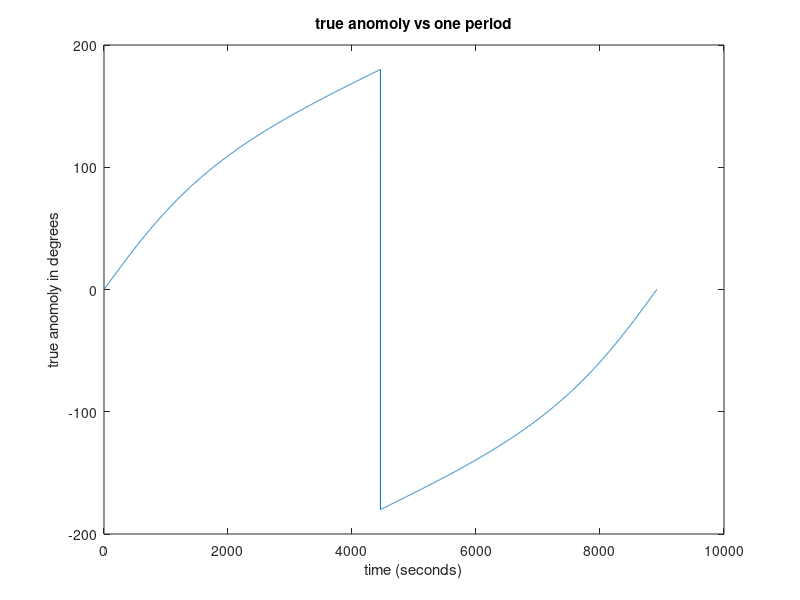
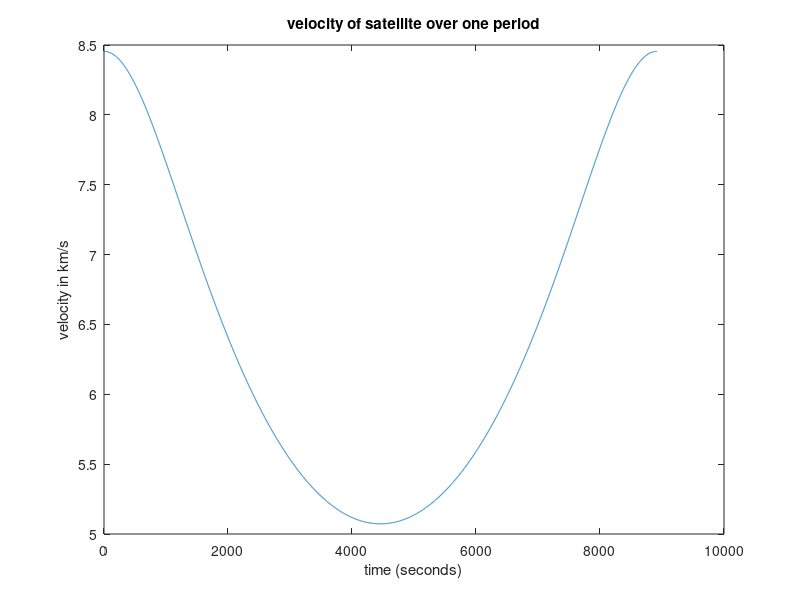

Source code (MATLAB) for these figures, in order:
clc; clear; close all;
%% Comments

% this program solves for the true anomoly of the satellite over time using
% two equations that is given from lecture 2 page 21. We use fsolve to
% compute E
%% setting up parameters

global e a miu_earth

e = 0.25; % ecentricity of orbit
a = 9294; % semi-major axis in km
miu_earth = 3.986E5; % celestial parameter of earth
period = 8917; % one period for orbit

E = [];
true_anomoly = [];
r = []; % this is for next question
v = []; % this is for next question
%% first compute ecentric anomoly
% refer to lecture 2 ASTE 585 page 21

for t = 0:1:period
    f = @(E)[(a^3/miu_earth)^0.5*(E-e*sin(E))-t]; % puts everything on one side
    E(t+1) = fsolve(f,0);

    r(t+1) = a*(1-e*cos(E(t+1))); 
    v(t+1) = sqrt(miu_earth*(2/r(t+1)-1/a));
end

%% solve for true anomoly and plot

true_anomoly = 2*atan(((1+e)/(1-e))^0.5*tan(E./2));
%covert to angels
true_anomoly = true_anomoly.*180/pi;
%plot true_anomoly over one period
t_span = 0:1:period;

figure(1);
plot(t_span,true_anomoly);
title('true anomoly vs one period')
xlabel('time (seconds)')
ylabel('true anomoly in degrees')

clc;

%
%
%% this is part e, compute the velocity of the satelite as a function of time
% we know E from previous calculation and thus we also got r 
% and from r we can get v from vis-viva equation, now we can also plot it
% here

figure(2)
plot(t_span,v);
title('velocity of satellite over one period')
xlabel('time (seconds)')
ylabel('velocity in km/s')
drawnow